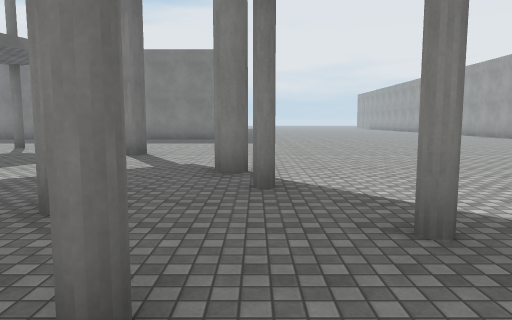
view 1 (above)

24 first-person views from a walk through a scene from a Unity 3-D project. The camera is 1.5 m above the floor, tilts 6° down and sees 70° across. The floor is counted in squares, 2 m on a side. Each view is taken from the middle of a square. On the plan, view 1 faces up. The plan holds only what a view shows up to about 11 squares ahead; the rest is blank. The place goes on beyond the plan. Surface patterns are stand-ins for the level's own textures.

view 2
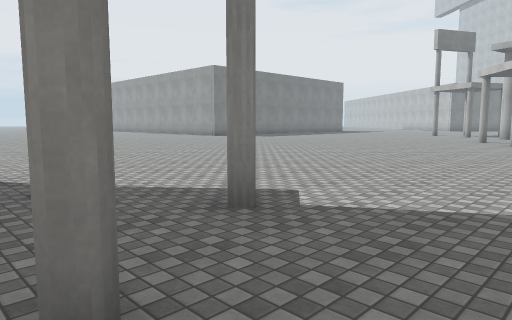

view 3
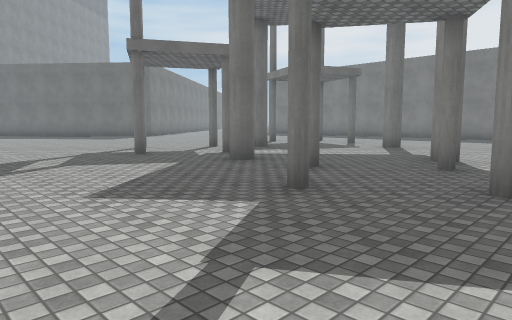

view 4
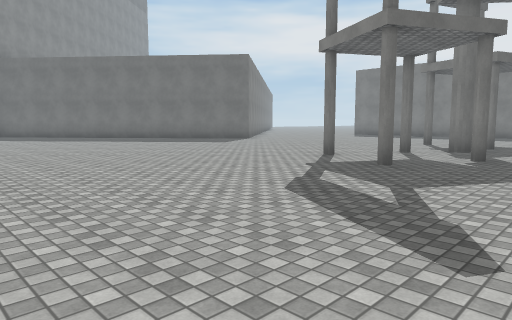

view 5
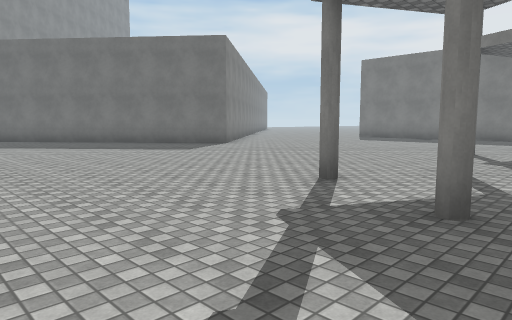

view 6
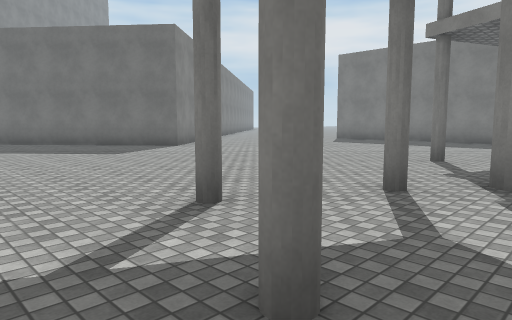

view 7
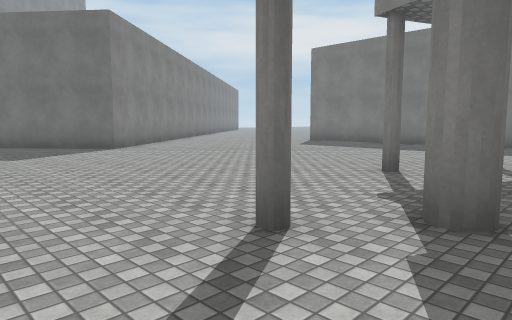

view 8
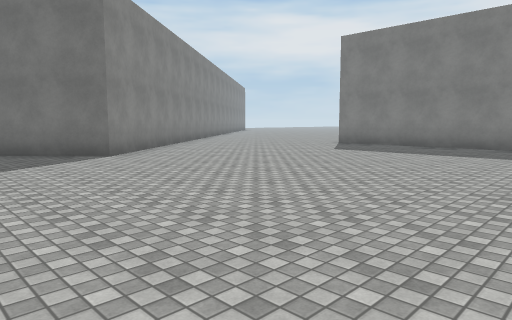

view 9
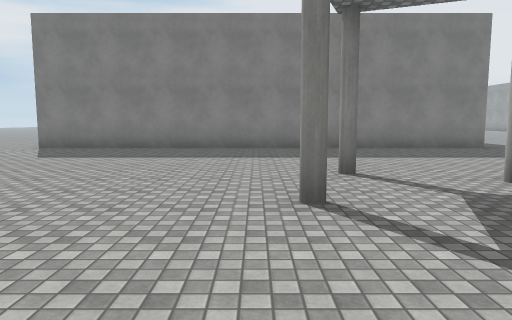

view 10
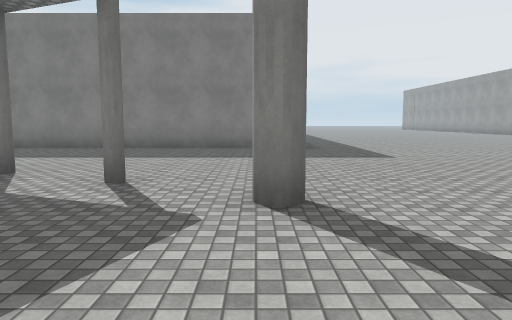

view 11
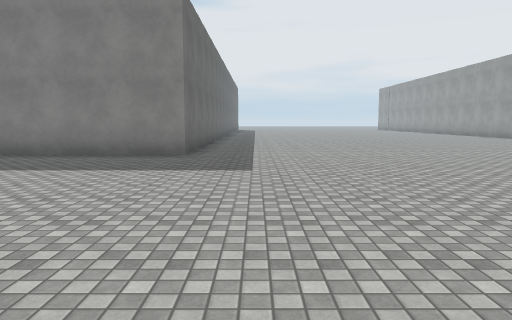

view 12
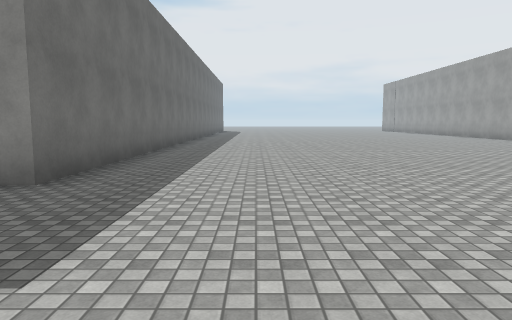

view 13
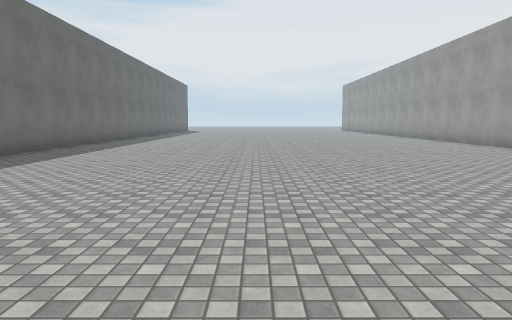

view 14
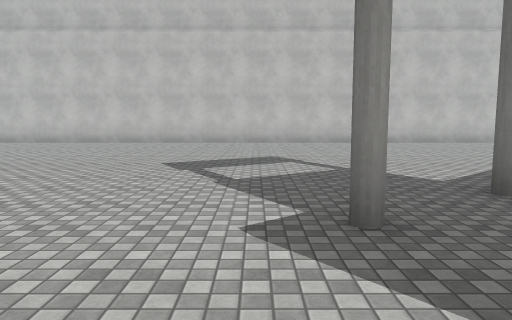

view 15
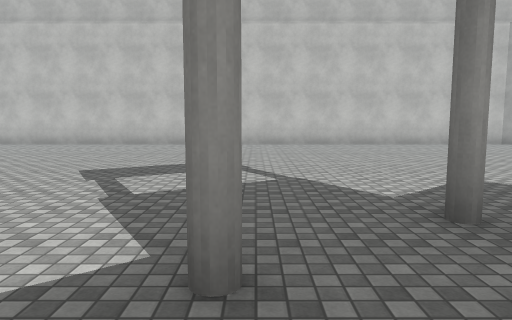

view 16
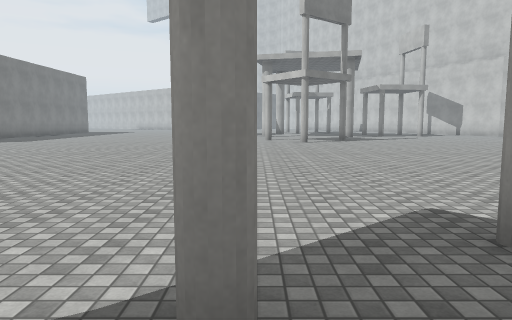

view 17
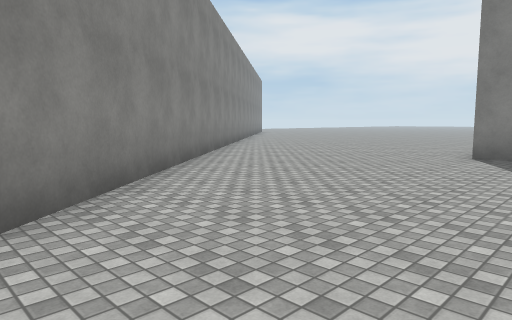

view 18
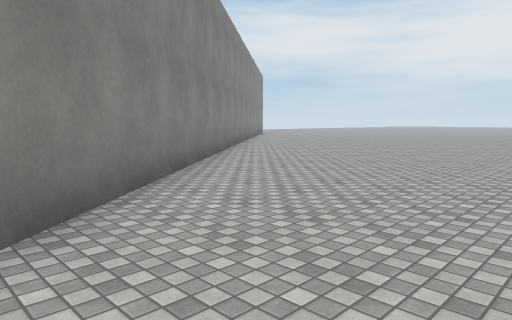

view 19
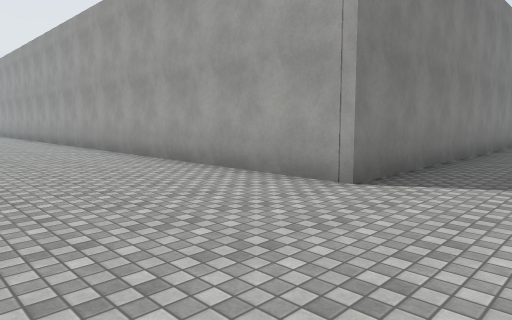

view 20
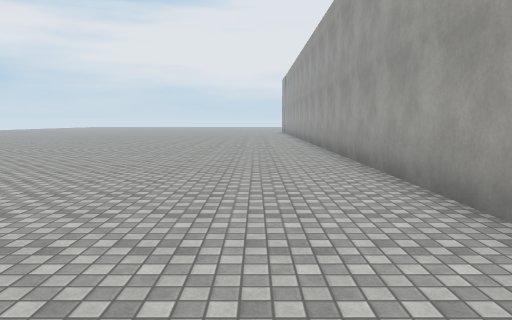

view 21
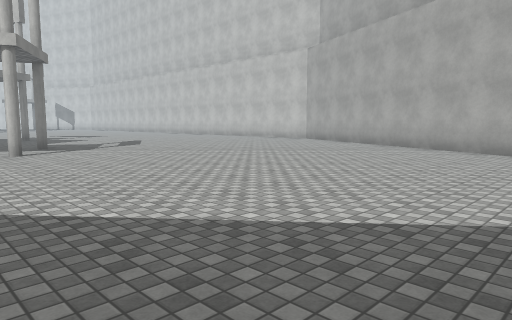

view 22
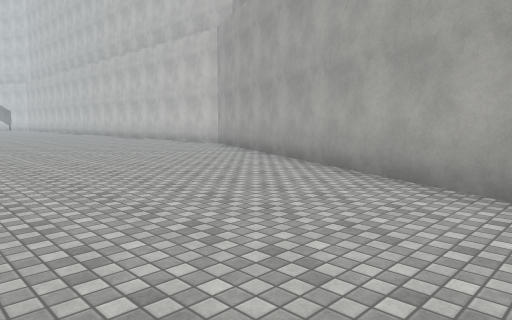

view 23
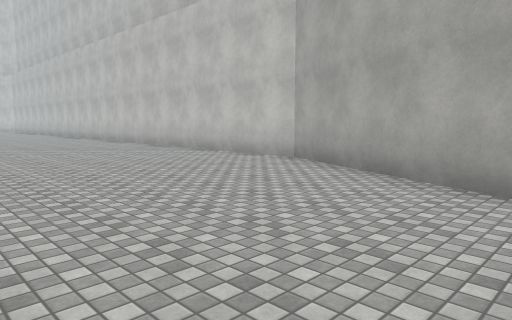

view 24
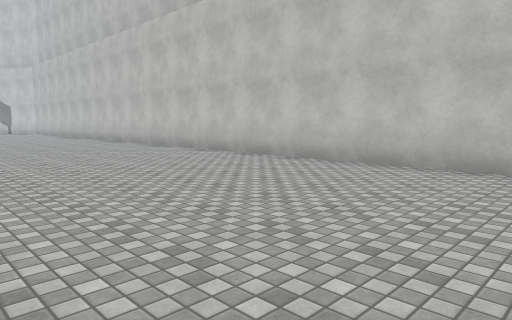

### Floor plan
Key: @ floor where view 1 was taken; # wall or solid block; . floor.
Columns run from 18 left of view 1 to 12 right of it. Each row starts with its distance up from view 1.
 23 ....#
 22 ....#           #..........
 21 ....#           #.............#
 20 ....#           #.............#
 19 ....#           #............
 18 ....#           #............
 17 ....#           #...........
 16 ....#############..........
 15 ...........................
 14 ..........................
 13 .........................
 12 .........................
 11 #......................... ..
 10 ##.........#.#...............
  9  #...........................
  8  ##............#.............
  7  ###.........................
  6 ##..........#...............
  5 #..........#................
  4  ............#....#..........
  3  .........#...................
  2  ...........#......#..........#
  1  ................#...........
  0  .................@..........
 -1  ............................
 -2  ............................
 -3  ............................
 -4  #.........................
 -5  ####.......................
 -6     ###.....................
 -7       ###..................
 -8         ##############

Positions as (right, up) in squares from view 1, and headings:
1: (0, 0), facing up
2: (-1, 0), facing up-right
3: (2, -2), facing up-left
4: (-3, -4), facing up-left
5: (-5, -1), facing up-left
6: (-5, 1), facing up-left
7: (-5, 3), facing up-left
8: (-7, 4), facing up-left
9: (-8, 5), facing up
10: (-3, 5), facing up
11: (0, 7), facing up
12: (1, 11), facing up
13: (4, 10), facing up
14: (2, 5), facing down
15: (1, 4), facing down
16: (-1, 4), facing right
17: (-12, 7), facing up-left
18: (-14, 9), facing up-left
19: (-18, 13), facing up-right
20: (-16, 14), facing up
21: (-17, 5), facing down-right
22: (-17, 0), facing down-right
23: (-12, -2), facing down-right
24: (-7, -2), facing down-right
